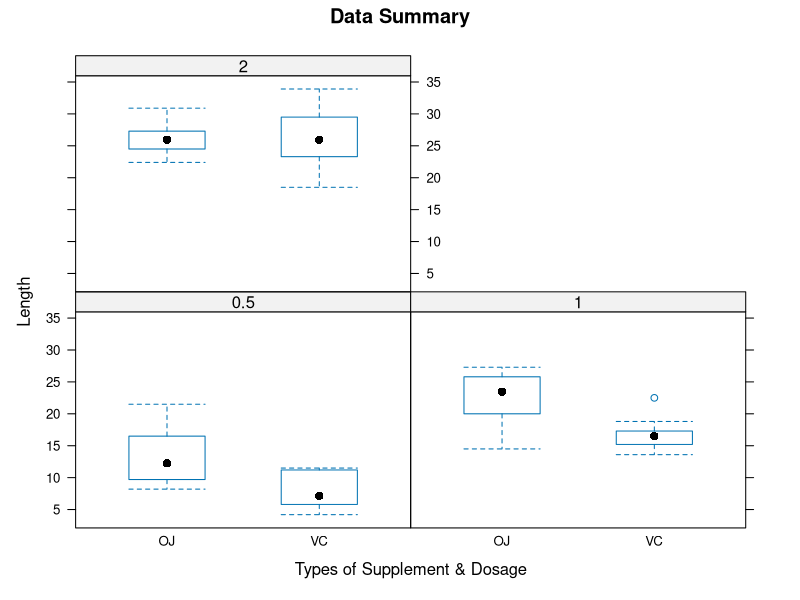

Source code (R):
## ---- chunk 1
library(datasets)
str(ToothGrowth)
## ---- chunk 2
ToothGrowth$dose <- as.factor(ToothGrowth$dose)
summary(ToothGrowth)
## ---- chunk 3
library(lattice)
bwplot(len ~ supp | dose, data = ToothGrowth, ylab = "Length", xlab = "Types of Supplement & Dosage", main = "Data Summary")
